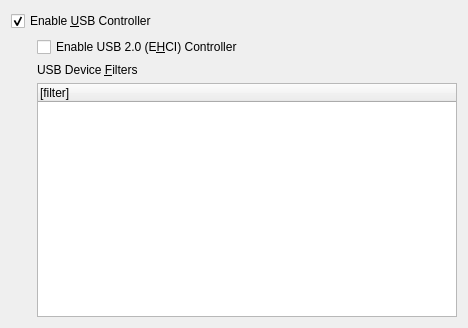
<ui version="4.0" >
 <comment>
 VBox frontends: Qt4 GUI ("VirtualBox"):

     Copyright (C) 2008 Oracle Corporation

     This file is part of VirtualBox Open Source Edition (OSE), as
     available from http://www.virtualbox.org. This file is free software;
     you can redistribute it and/or modify it under the terms of the GNU
     General Public License (GPL) as published by the Free Software
     Foundation, in version 2 as it comes in the "COPYING" file of the
     VirtualBox OSE distribution. VirtualBox OSE is distributed in the
     hope that it will be useful, but WITHOUT ANY WARRANTY of any kind.
 </comment>
 <class>UIMachineSettingsUSB</class>
 <widget class="QWidget" name="UIMachineSettingsUSB" >
  <property name="geometry" >
   <rect>
    <x>0</x>
    <y>0</y>
    <width>468</width>
    <height>328</height>
   </rect>
  </property>
  <layout class="QGridLayout" >
   <item row="0" column="0" colspan="2" >
    <widget class="QCheckBox" name="mGbUSB" >
     <property name="whatsThis" >
      <string>When checked, enables the virtual USB controller of this machine.</string>
     </property>
     <property name="text" >
      <string>Enable &amp;USB Controller</string>
     </property>
     <property name="checked" >
      <bool>true</bool>
     </property>
    </widget>
   </item>
   <item row="1" column="0" >
    <spacer>
     <property name="orientation" >
      <enum>Qt::Horizontal</enum>
     </property>
     <property name="sizeType" >
      <enum>QSizePolicy::Fixed</enum>
     </property>
     <property name="sizeHint" >
      <size>
       <width>20</width>
       <height>20</height>
      </size>
     </property>
    </spacer>
   </item>
   <item row="1" column="1" >
    <widget class="QWidget" native="1" name="mUSBChild" >
     <layout class="QGridLayout" >
      <property name="leftMargin" >
       <number>0</number>
      </property>
      <property name="topMargin" >
       <number>0</number>
      </property>
      <property name="rightMargin" >
       <number>0</number>
      </property>
      <property name="bottomMargin" >
       <number>0</number>
      </property>
      <item row="0" column="0" >
       <widget class="QCheckBox" name="mCbUSB2" >
        <property name="whatsThis" >
         <string>When checked, enables the virtual USB EHCI controller of this machine. The USB EHCI controller provides USB 2.0 support.</string>
        </property>
        <property name="text" >
         <string>Enable USB 2.0 (E&amp;HCI) Controller</string>
        </property>
       </widget>
      </item>
      <item row="1" column="0" >
       <widget class="QILabelSeparator" name="mGbUSBFilters" >
        <property name="text" >
         <string>USB Device &amp;Filters</string>
        </property>
        <property name="buddy" >
         <cstring>mTwFilters</cstring>
        </property>
       </widget>
      </item>
      <item row="2" column="0" >
       <widget class="QWidget" native="1" name="mWtFilterHandler" >
        <layout class="QHBoxLayout" >
         <property name="leftMargin" >
          <number>0</number>
         </property>
         <property name="topMargin" >
          <number>0</number>
         </property>
         <property name="rightMargin" >
          <number>0</number>
         </property>
         <property name="bottomMargin" >
          <number>0</number>
         </property>
         <property name="spacing" >
          <number>3</number>
         </property>
         <item>
          <widget class="QTreeWidget" name="mTwFilters" >
           <property name="contextMenuPolicy" >
            <enum>Qt::CustomContextMenu</enum>
           </property>
           <property name="whatsThis" >
            <string>Lists all USB filters of this machine. The checkbox to the left defines whether the particular filter is enabled or not. Use the context menu or buttons to the right to add or remove USB filters.</string>
           </property>
           <property name="rootIsDecorated" >
            <bool>false</bool>
           </property>
           <column>
            <property name="text" >
             <string>[filter]</string>
            </property>
           </column>
          </widget>
         </item>
        </layout>
       </widget>
      </item>
     </layout>
    </widget>
   </item>
  </layout>
 </widget>
 <customwidgets>
  <customwidget>
   <class>QILabelSeparator</class>
   <extends>QLabel</extends>
   <header>QILabelSeparator.h</header>
  </customwidget>
 </customwidgets>
 <resources/>
 <connections>
  <connection>
   <sender>mGbUSB</sender>
   <signal>toggled(bool)</signal>
   <receiver>mUSBChild</receiver>
   <slot>setEnabled(bool)</slot>
   <hints>
    <hint type="sourcelabel" >
     <x>233</x>
     <y>19</y>
    </hint>
    <hint type="destinationlabel" >
     <x>246</x>
     <y>177</y>
    </hint>
   </hints>
  </connection>
 </connections>
</ui>
